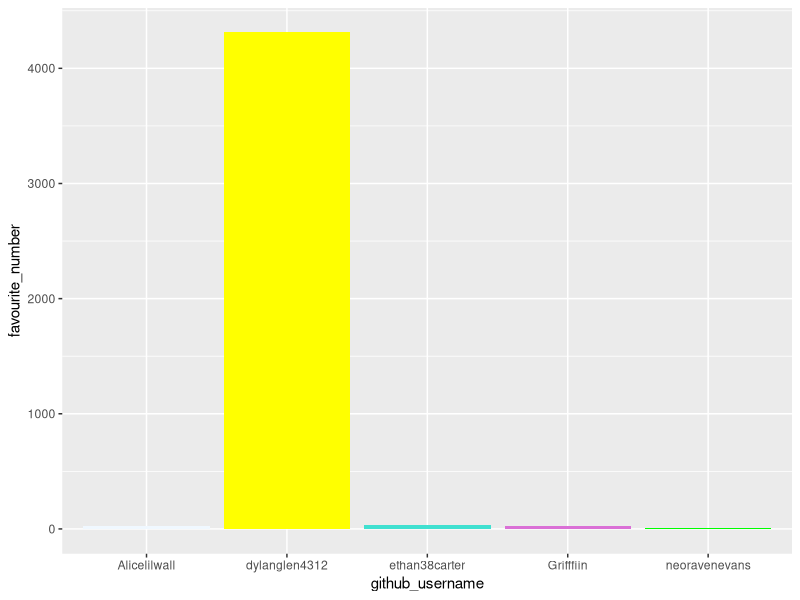

This chart was generated by the following R code:
## ---- chunk 1
library(tidyverse) 
## ---- chunk 2
team_data <- tibble(
  name = c("Alice", "Dylan", "neo", 
           "Ethan", "Griffin"),
  github_username = c("Alicelilwall", "dylanglen4312", "neoravenevans", 
                      "ethan38carter", "Grifffiin"), 
  colour = c("aliceblue", "yellow", "green", 
             "turquoise", "orchid"),
  hobby = c("Hopping", "walking", "crocheting", 
            "", "running"),
  favourite_number = c(27, 4312, 11, 38, 27)
  )

team_data
## ---- chunk 3
p1 <- ggplot(data = team_data, 
             mapping = aes(x = github_username, 
                           y = favourite_number,
                           fill = colour), 
             ) +
   geom_col() +
   scale_fill_identity()
p1
